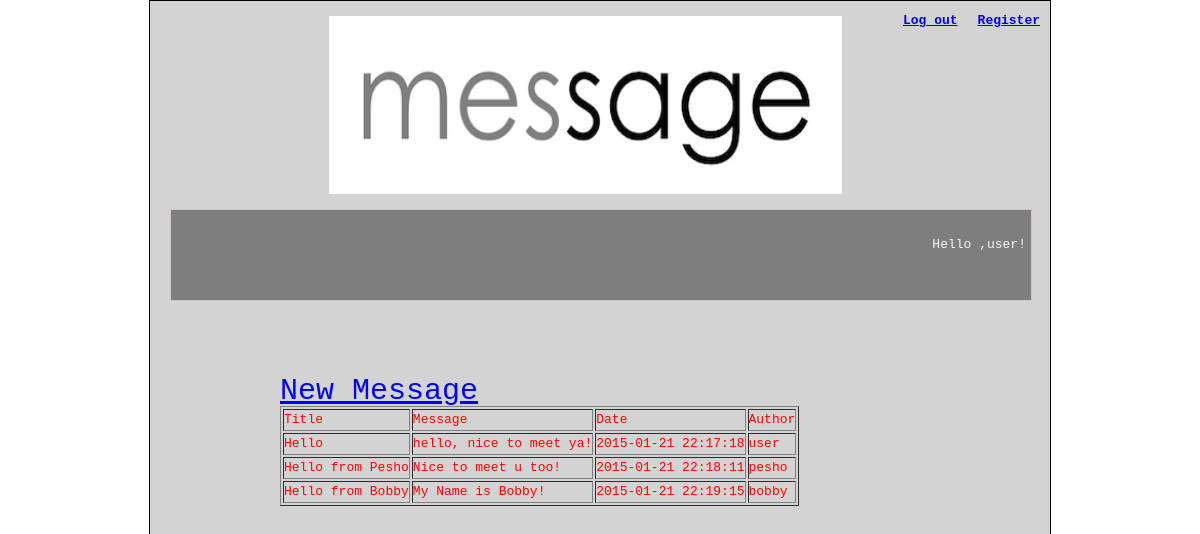
Page /messages.php (signed in) on the committed database.
### tables this page shows
CREATE TABLE IF NOT EXISTS `messages` (
  `title` varchar(50) NOT NULL,
  `message` text NOT NULL,
  `date` datetime NOT NULL,
  `author` varchar(50) NOT NULL
);

### messages.php (the view, shortened to what this page needs)
<?php
require './database/db_connection.php';
?>
<?php
include './inc/header.php';
?>
<a style="font-size: 30px; color: blue;" href="new_message.php">New Message</a>
<?php
$sql = 'SELECT title AS Title, message AS Message, date AS Date, author AS Author
       FROM messages
       ORDER BY Date ASC';
$mysql = mysqli_query($connection, $sql);
if ($mysql->num_rows > 0) {
        echo '<table border="1"><tr><td>Title</td><td>Message</td><td>Date</td><td>Author</td></tr>';
        while($row = $mysql->fetch_assoc()){
            echo '<tr>
                   <td>'.$row['Title'].'</td>
                   <td>'.$row['Message'].'</td>
                   <td>'.$row['Date'].'</td>
                   <td>'.$row['Author'].'</td>
                 </tr>';
            }
    }else{
        echo 'No messages are added';
    }
?>
<?php
include './inc/footer.php';

### styles/style.css (style rules this page uses)
* { padding: 0; margin: 0; }
body { color: #7F7E7E; font-family: "Courier New", Courier, monospace; font-size: 13px; line-height: 20px; }
table tr td { color: red; }

### rows in the picture
messages: title "Hello", message "hello, nice to meet ya!", date "2015-01-21 22:17:18", author "user"
messages: title "Hello from Pesho", message "Nice to meet u too!", date "2015-01-21 22:18:11", author "pesho"
messages: title "Hello from Bobby", message "My Name is Bobby!", date "2015-01-21 22:19:15", author "bobby"

### other values in the picture
$_SESSION['user'] "user"
